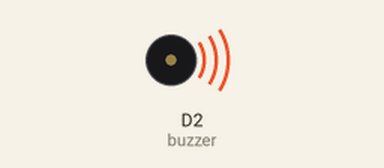
Bench run of a program on a simulated Raspberry Pi (BCM pin numbers) with a GrovePi. On the bench: buzzer (waves = sounding, pin HIGH). What the program prints to the terminal is not drawn.

Above: at 0.2 s.
Timing chart, 0 to 3.0 s (numbered marks = the images above):
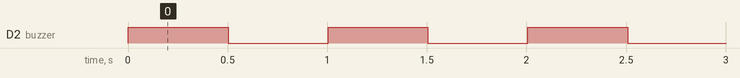

The program:

grove-buzzer.py
```python
############################################################
# Simple Python program that repeatedly beeps a
# Grove Buzzer attached to port D2.
#
# To run this program from the bash command prompt,
# type this and hit Enter:
#
#    sudo python grove-buzzer.py
#
############################################################

import time
import grovepi
import sys

# Actuator settings
buzzer = 2                             # Buzzer connected to D2 port

grovepi.pinMode(buzzer, "OUTPUT")

while True:

  try:
    grovepi.digitalWrite(buzzer, 1)    # buzzer on
    print "buzzer on"
    time.sleep(0.5)

    grovepi.digitalWrite(buzzer, 0)    # buzzer off
    print "buzzer off"
    time.sleep(0.5)

  except KeyboardInterrupt:
    grovepi.digitalWrite(buzzer, 0)
    break
  except IOError:
    print "IOError"
  except:
    print "Unexpected error, continuing"
    print "sys.exc_info()[0]: ", sys.exc_info()[0]
```

Measured:
- by itself, D2 (buzzer): alternates HIGH for 0.50 s and LOW for 0.50 s
